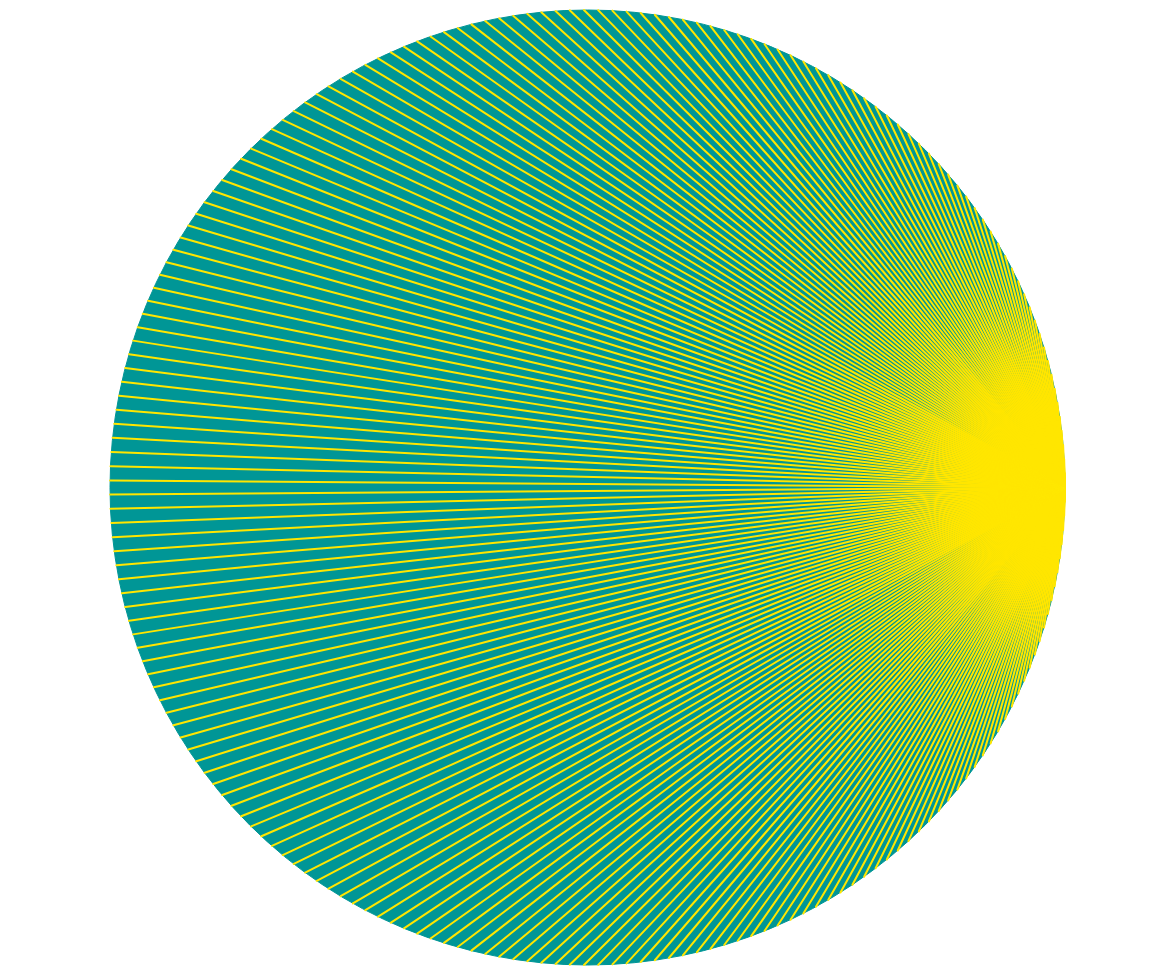
Frame 1 (no input)
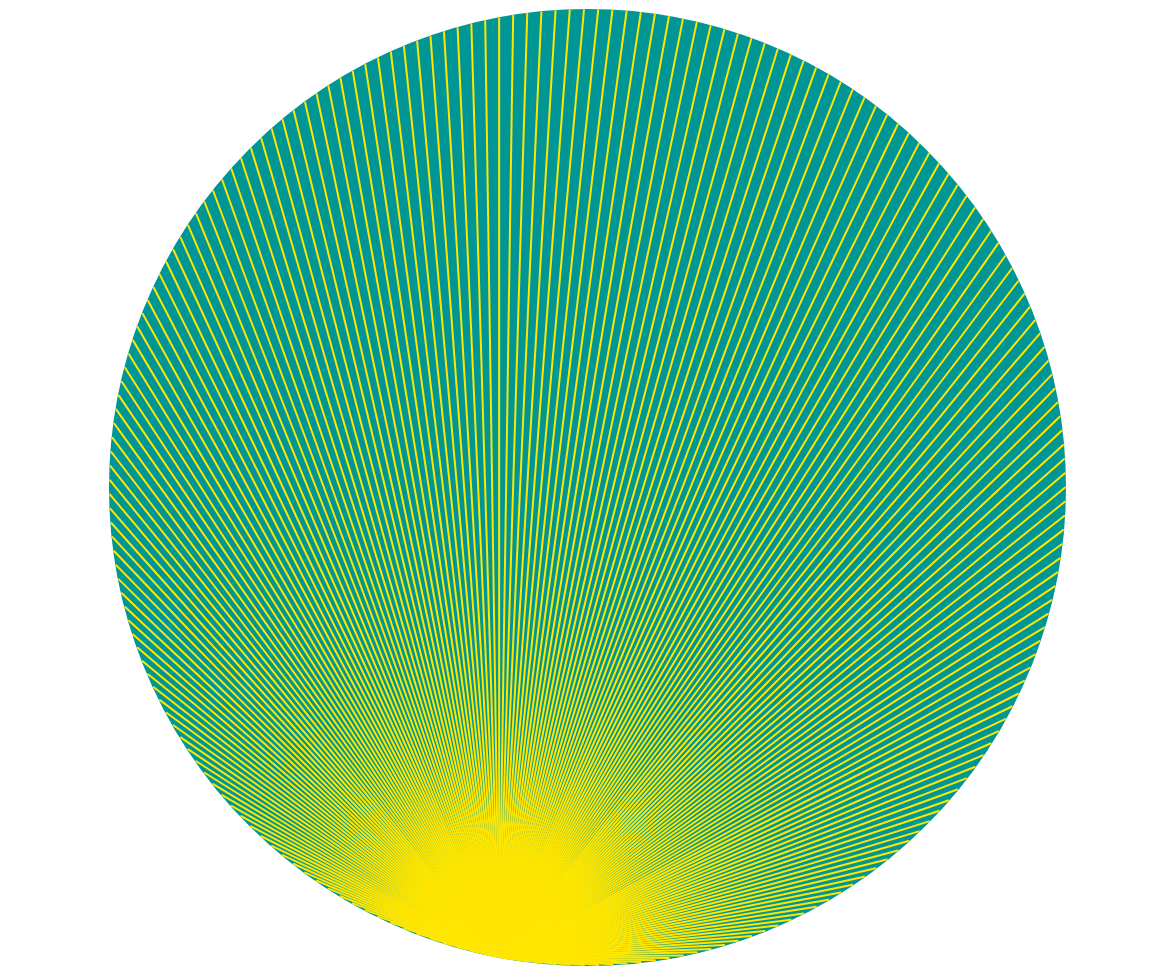
Frame 60 (no input)
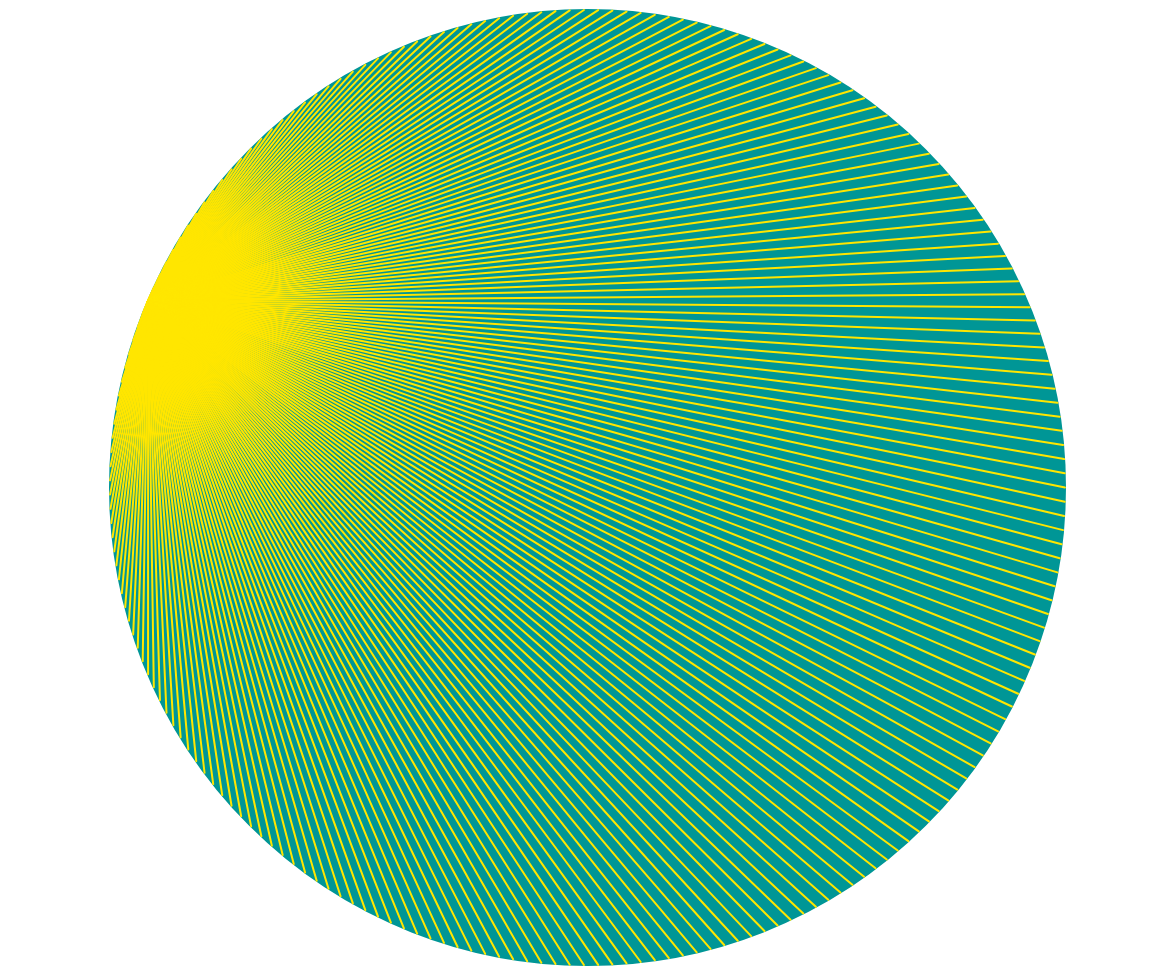
Frame 120 (the mouse pressed at the canvas centre since frame 60)

The p5.js sketch that drew these frames (run headless with seeded random() and noise() and a simulated clock; from frame 60 on, the mouse is pressed at the canvas centre):

// p5.js sketch
// ── sketch.js
//made by FrappaF
//libraries from p5.js


let people = 200;
let radius = 850;
let myDegrees;
var lines = [];
let turns = 10;
let t = 0;
let fps;
let stop;
let secondDegrees;
let mainC;
let secondC;
let rndColor;

function setup() {
  mainC = color(255, 230, 0);
  secondC = color(0, 150, 150);

  createCanvas(windowWidth - 25, windowHeight - 25);

  if (width > height){
    radius = height - 20;
    people = floor((height * 200) / 920);
    fps = floor((height * 60) / 920);
  }
  else{
    radius = width - 20;
    people = floor((width * 200) / 1895);
    fps = floor((width * 60) / 1895);
  }

  for(var i = 0; i < people; i++){
    lines.push(new Lines(mainC));
  }

  frameRate(fps);
  colorMode(RGB);



  stop = floor(random(2, 100));
  
}

function draw() {
  angleMode(DEGREES);
  background(255);
  translate(width / 2, height / 2);

  stroke(secondC);
  fill(secondC);
  ellipse(0, 0, radius, radius);

  for (var i = 0; i < lines.length; i++) {

      myDegrees = map(i, 0, lines.length, 0, 360);
      lines[i].set(cos(myDegrees) % (radius/2) * (radius/2), sin(myDegrees) % (radius/2) * (radius/2));

   }

   for(var k = 0; k < people; k++){
    
    strokeWeight(2);
    lines[t].show(lines[t].x, lines[t].y, lines[k].x, lines[k]. y);
   }

   noStroke();
   fill(secondC);
   secondDegrees = map(t, 0, people, 0, 360);
   //ellipse(cos(secondDegrees) % ((radius - 100) / 2) * (radius - 100) / 2, sin(secondDegrees)  % ((radius - 100) / 2) * (radius - 100) / 2, 100, 100);
   fill(secondC);
    //ellipse(cos(secondDegrees) % ((radius - (radius / 12)) / 2) * (radius - (radius / 12)) / 2, sin(secondDegrees)  % ((radius - (radius / 12)) / 2) * (radius - (radius / 12)) / 2, (radius / 12), (radius / 12));
  
  t++;
  
  t = t % people;


}

function windowResized() {
  noLoop();
  t = 0;
  resizeCanvas(windowWidth - 25, windowHeight - 25);
  if (width > height){
    radius = height - 20;
    people = floor((height * 200) / 920);
    fps = floor((height * 60) / 920);
  }
  else{
    radius = width - 20;
    people = floor((width * 200) / 1895);
    fps = floor((width * 60) / 1895);
  }
  
  lines.length = 0;
  for(var i = 0; i < people; i++){
    lines.push(new Lines(mainC));
  }

  loop();
}



// ── line.js
let e;

function Scimmia(turns, moves, myMoves){

  for(var i = 0; i < turns; i++){
    if (i = 0){
      myMoves.push(1);
      return 1;
    }
    else{
      myMoves.push(moves[i]);
      return moves[i];
    }

  }

}



function Lines(c){
    this.myMoves = [];
    this.x = 0;
    this.y = 0;
    this.c = c;

    this.set = function(x, y){

      this.x = x;
      this.y = y;
    }
    this.show = function(x1, y1, x2, y2) {
      stroke(this.c);
      line(x1, y1, x2, y2);
     
  }


  this.play = function(enemy, turns){

    if (this.person = 0){
      return Scimmia(turns, enemy.myMoves, this.myMoves);
    }

  }

}
